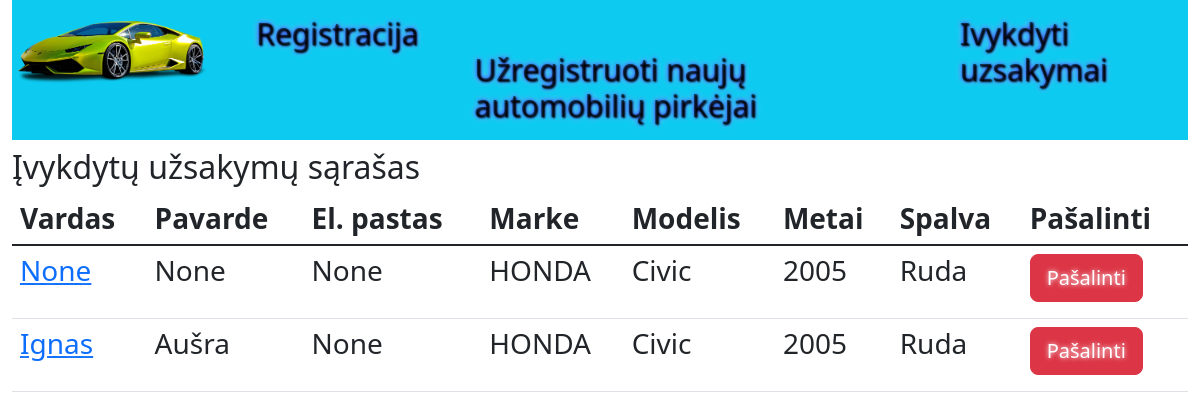
/ivykdyti/, run on an earlier commit of the app's database.
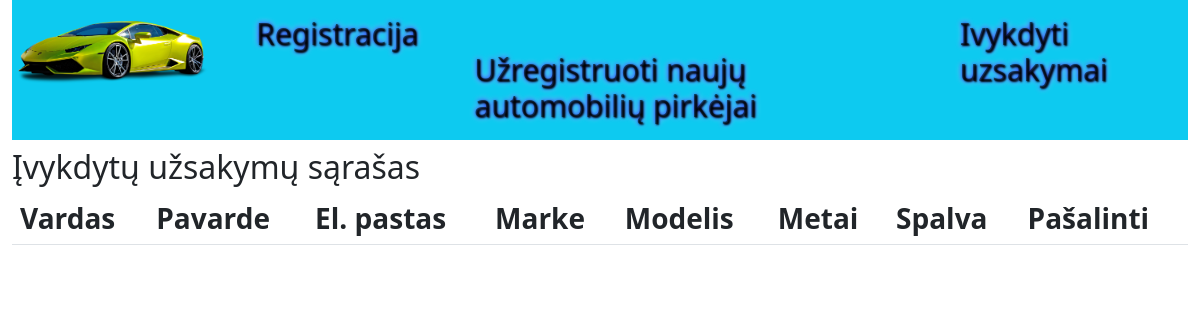
And on a later commit of the database.
### perziura/models.py (models this page shows, shortened)
class Klientas(models.Model):
    ivykdytas = models.BooleanField(verbose_name="ivykdytas", default=False)
    klientas_vardas = models.CharField(max_length=124, blank=True, null=True)
    klientas_pavarde = models.CharField(max_length=124, blank=True, null=True)
    klientas_email = models.CharField(max_length=30, blank=True, null=True)
    marke = models.ForeignKey(Marke, on_delete=models.SET_NULL, null=True)
    modelis = models.ForeignKey(Modelis, on_delete=models.SET_NULL, null=True)
    metai = models.ForeignKey(Metai, on_delete=models.SET_NULL, null=True)
    spalva = models.ForeignKey(Spalva, on_delete=models.SET_NULL, null=True)

class Marke(models.Model):
    marke = models.CharField(max_length=20, null=True, blank=True, default='marke')
    def __str__(self):
        return '{}'.format(self.marke)

class Modelis(models.Model):
    modelis = models.CharField(max_length=20, null=True, blank=True, default='modelis')
    marke = models.ForeignKey(Marke, on_delete=models.CASCADE, null=True)
    def __str__(self):
        return '{}'.format(self.modelis)

class Metai(models.Model):
    metai = models.CharField(max_length=20, null=True, blank=True, default='metai')
    modelis = models.ForeignKey(Modelis, on_delete=models.CASCADE, null=True)
    def __str__(self):
        return '{}'.format(self.metai)

class Spalva(models.Model):
    spalva = models.CharField(max_length=20, null=True, blank=True, default='spalva')
    modelis = models.ForeignKey(Modelis, on_delete=models.CASCADE, null=True)
    def __str__(self):
        return '{}'.format(self.spalva)

### perziura/views.py (the view)
# urls.py: path('ivykdyti/', views.klientas_list_done, name='ivykdyti'),
def klientas_list_done(request):
    klientai = Klientas.objects.all()
    context={'klientai': klientai}
    return render(request, 'perziura/klientas_list_done.html', context=context)

### perziura/templates/perziura/klientas_list_done.html (shortened to what this page needs)
{% extends 'base.html' %}
{% block content %}
<h2>Įvykdytų užsakymų sąrašas</h2>
<h3>
<table class = "table" >
  <thead>
    <tr>
      <th>Vardas</th>
      <th>Pavarde</th>
      <th>El. pastas</th>
      <th>Marke</th>
      <th>Modelis</th>
      <th>Metai</th>
      <th>Spalva</th>
      <th>Pašalinti</th>
    </tr>
  </thead>
  <tbody class="table-group-divider">
    {% for klientas in klientai %}
    {% if klientas.ivykdytas == True %}
      <tr>
            <td><a href="{% url 'redagavimas' klientas.pk %}">{{ klientas.klientas_vardas }}</a></td>
            <td>{{ klientas.klientas_pavarde }}</td>
            <td>{{ klientas.klientas_email }}</td>
            <td>{{ klientas.marke }}</td>
            <td>{{ klientas.modelis }}</td>
            <td>{{ klientas.metai }}</td>
            <td>{{ klientas.spalva }}</td>
            <td>
            <h2>
            <a href="{% url 'pasalinimas' klientas.pk %}" class="btn btn-danger btn-lg"> Pašalinti</a>
            </td>
      </tr>
  {% endif %}
  {% empty %}
        <tr>
          <td colspan="7">Nėra užsakymu</td>
        </tr>
      {% endfor %}
    </tbody>
  </table>
</h3>
{% endblock %}

What changed in the data, as far as the page shows it:
removed Klientas: klientas_vardas "None", klientas_pavarde "None", klientas_email "None", marke "HONDA", modelis "Civic", metai "2005", spalva "Ruda"
removed Klientas: klientas_vardas "Ignas", klientas_pavarde "Aušra", klientas_email "None", marke "HONDA", modelis "Civic", metai "2005", spalva "Ruda"
